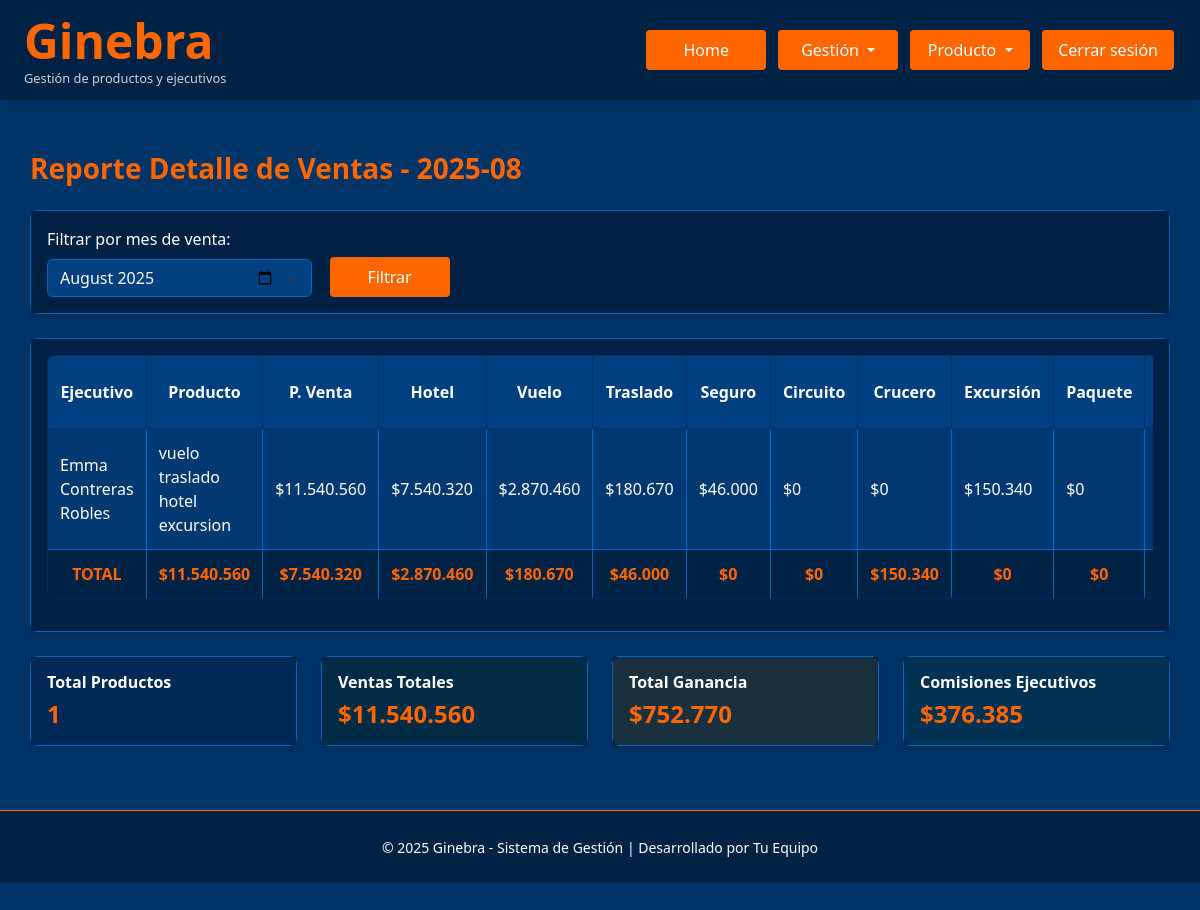
The app's page /reporte_detalle_ventas (signed in) with its own data.
### Ginebra.py (models this page shows)
class Reserva(db.Model):
    id = db.Column(db.Integer, primary_key=True)
    usuario_id = db.Column(db.Integer, db.ForeignKey('usuario.id'), nullable=False)
    fecha_viaje = db.Column(db.Date, nullable=True, index=True)
    fecha_fin_viaje = db.Column(db.Date, nullable=True, index=True)
    fecha_venta = db.Column(db.Date, nullable=True, index=True)
    producto = db.Column(db.String(100), index=True)
    modalidad_pago = db.Column(db.String(100), index=True)
    nombre_pasajero = db.Column(db.String(100), index=True)
    telefono_pasajero = db.Column(db.String(100), index=True)
    mail_pasajero = db.Column(db.String(100), index=True)
    precio_venta_total = db.Column(db.Numeric(12,2), default=Decimal('0.00'), index=True)
    precio_venta_neto = db.Column(db.Numeric(12,2), default=Decimal('0.00'), index=True)
    hotel_neto = db.Column(db.Numeric(12,2), default=Decimal('0.00'), index=True)
    vuelo_neto = db.Column(db.Numeric(12,2), default=Decimal('0.00'), index=True)
    traslado_neto = db.Column(db.Numeric(12,2), default=Decimal('0.00'), index=True)
    seguro_neto = db.Column(db.Numeric(12,2), default=Decimal('0.00'), index=True)
    circuito_neto = db.Column(db.Numeric(12,2), default=Decimal('0.00'), index=True)
    crucero_neto = db.Column(db.Numeric(12,2), default=Decimal('0.00'), index=True)
    excursion_neto = db.Column(db.Numeric(12,2), default=Decimal('0.00'), index=True)
    paquete_neto = db.Column(db.Numeric(12,2), default=Decimal('0.00'), index=True)
    ganancia_total =  db.Column(db.Numeric(12,2), default=Decimal('0.00'), index=True)
    comision_ejecutivo = db.Column(db.Numeric(12,2), default=Decimal('0.00'), index=True)
    comision_agencia = db.Column(db.Numeric(12,2), default=Decimal('0.00'), index=True)
    bonos = db.Column(db.Numeric(12,2), default=Decimal('0.00'), index=True)
    localizadores = db.Column(db.Text, nullable=True)
    nombre_ejecutivo = db.Column(db.String(100), index=True)
    correo_ejecutivo = db.Column(db.String(100), index=True)
    destino = db.Column(db.String(100))
    comentarios = db.Column(db.Text, nullable=True)
    comprobante_venta = db.Column(db.String(200))
    comprobante_pdf = db.Column(db.LargeBinary)
    estado_pago = db.Column(db.Enum(*ESTADO_PAGO_OPTIONS, name='estado_pago_reserva'), default='No Pagado')
    venta_cobrada = db.Column(db.Enum(*VENTA_COBRADA_OPTIONS, name='venta_cobrada_options'), default='No Cobrada')
    venta_emitida = db.Column(db.Enum(*VENTA_EMITIDA_OPTIONS, name='venta_emitida_options'), default='No Emitida')
    opinion = db.Column(db.Enum(*OPINION_OPTIONS, name='estado_opinion_viaje'), default='no')
    postventa = db.Column(db.Enum(*POSTVENTA_OPTIONS, name='estado_postventa_viaje'), default='no')
    estado_postventa = db.Column(db.Enum(*ESTADO_POSTVENTA_OPTIONS, name='estado_postventa_viaje'), default='not ok')
    experiencia = db.Column(db.Text, nullable=True)
    seguimiento = db.Column(db.Text, nullable=True)
    usuario = db.relationship('Usuario', backref=db.backref('reservas', lazy=True))
    empresa_id = db.Column(db.Integer, db.ForeignKey('empresa.id'), nullable=True)
    empresa = db.relationship('Empresa', backref=db.backref('reservas', lazy=True))

### Ginebra.py (the view)
@app.route('/reporte_detalle_ventas')
@login_required
@rol_required('admin', 'master', 'controling')
def reporte_detalle_ventas():
    selected_mes_str = request.args.get('mes', '')
    selected_empresa_id = request.args.get('empresa_id', '')
    empresas = Empresa.query.all()
    if not selected_mes_str:
        today = datetime.now()
        selected_mes_str = today.strftime('%Y-%m')
    try:
        year, month = map(int, selected_mes_str.split('-'))
    except Exception:
        today = datetime.now()
        year, month = today.year, today.month
        selected_mes_str = today.strftime('%Y-%m')
    reservas_query = Reserva.query.join(Usuario)
    reservas_query = reservas_query.filter(
        db.extract('year', Reserva.fecha_venta) == year,
        db.extract('month', Reserva.fecha_venta) == month,
        Usuario.rol.in_(['ejecutivo', 'analista', 'controling'])
    )
    if selected_empresa_id and current_user.rol in ['master', 'admin']:
        reservas_query = reservas_query.filter(Usuario.empresa_id == int(selected_empresa_id))
    elif current_user.rol == 'controling':
        reservas_query = reservas_query.filter(Usuario.empresa_id == current_user.empresa_id)
    reservas = reservas_query.all()
    print(f"[DEBUG reporte_detalle_ventas] Total reservas filtradas: {len(reservas)}")
    for r in reservas:
        print(f"[DEBUG reporte_detalle_ventas] Reserva: id={r.id}, usuario_id={r.usuario_id}, nombre_ejecutivo={getattr(r, 'nombre_ejecutivo', None)}, username={(r.usuario.username if r.usuario else None)}, rol={(r.usuario.rol if r.usuario else None)}")
    datos_comisiones = []
    totales = {
        'precio_venta_total': 0.0,
        'hotel_neto': 0.0,
        'vuelo_neto': 0.0,
        'traslado_neto': 0.0,
        'seguro_neto': 0.0,
        'circuito_neto': 0.0,
        'crucero_neto': 0.0,
        'excursion_neto': 0.0,
        'paquete_neto': 0.0,
        'bonos': 0.0,
        'ganancia_total': 0.0,
        'comision_ejecutivo': 0.0,
        'comision_agencia': 0.0
    }
    for reserva in reservas:
        comision_ejecutivo, comision_agencia, ganancia_total, comision_ejecutivo_porcentaje, _ = calcular_comisiones(reserva, reserva.usuario)
        bonos = reserva.bonos or 0.0
        if getattr(reserva, 'nombre_ejecutivo', None):
            ejecutivo = reserva.nombre_ejecutivo
        elif reserva.usuario:
            ejecutivo = f"{getattr(reserva.usuario, 'nombre', '')} {getattr(reserva.usuario, 'apellidos', '')}"
        else:
            ejecutivo = ''
        datos_comisiones.append({
            'ejecutivo': ejecutivo,
            'reserva': reserva,
            'precio_venta_total': reserva.precio_venta_total,
            'hotel_neto': reserva.hotel_neto,
            'vuelo_neto': reserva.vuelo_neto,
            'traslado_neto': reserva.traslado_neto,
            'seguro_neto': reserva.seguro_neto,
            'circuito_neto': reserva.circuito_neto,
            'crucero_neto': reserva.crucero_neto,
            'excursion_neto': reserva.excursion_neto,
            'paquete_neto': reserva.paquete_neto,
            'bonos': bonos,
            'ganancia_total': ganancia_total,
            'comision_ejecutivo': comision_ejecutivo,
            'comision_agencia': comision_agencia
        })
        totales['precio_venta_total'] += float(reserva.precio_venta_total or 0)
        totales['hotel_neto'] += float(reserva.hotel_neto or 0)
        totales['vuelo_neto'] += float(reserva.vuelo_neto or 0)
        totales['traslado_neto'] += float(reserva.traslado_neto or 0)
        totales['seguro_neto'] += float(reserva.seguro_neto or 0)
        totales['circuito_neto'] += float(reserva.circuito_neto or 0)
        totales['crucero_neto'] += float(reserva.crucero_neto or 0)
        totales['excursion_neto'] += float(reserva.excursion_neto or 0)
        totales['paquete_neto'] += float(reserva.paquete_neto or 0)
        totales['bonos'] += float(bonos or 0)
        totales['ganancia_total'] += float(ganancia_total or 0)
        totales['comision_ejecutivo'] += float(comision_ejecutivo or 0)
        totales['comision_agencia'] += float(comision_agencia or 0)
    fecha_actual = datetime.now()
    meses_anteriores = []
    for i in range(12):
        fecha_mes = fecha_actual - timedelta(days=30*i)
        mes_str = fecha_mes.strftime('%Y-%m')
        mes_nombre = obtener_nombre_mes(fecha_mes.month)
        meses_anteriores.append(f"{mes_str} ({mes_nombre})")
    return render_template('reporte_detalle_ventas.html',
        datos_comisiones=datos_comisiones,
        totales=totales,
        selected_mes_str=selected_mes_str,
        meses_anteriores=meses_anteriores,
        empresas=empresas,
        selected_empresa_id=selected_empresa_id
    )

### templates/reporte_detalle_ventas.html (shortened to what this page needs)
{% extends "base.html" %}
{% block extra_css %}
<link rel="stylesheet" href="{{ url_for('static', filename='reporte_detalle_ventas.css') }}">
{% endblock %}
{% block content %}
<div class="container">
    <div class="d-flex justify-content-between align-items-center mb-4">
        <h3 class="mb-0">Reporte Detalle de Ventas - {{ selected_mes_str }}</h3>
    </div>
    <div class="card mb-4">
        <div class="card-body">
            <form method="GET" class="row g-3 align-items-end">
                <div class="col-md-3">
                    <label for="mes" class="form-label">Filtrar por mes de venta:</label>
                    <input type="month" class="form-select" id="mes" name="mes" value="{{ selected_mes_str or '' }}">
                </div>
                <div class="col-md-2">
                    <button type="submit" class="btn btn-primary">Filtrar</button>
                </div>
            </form>
        </div>
    </div>
    <div class="card">
        <div class="card-body">
            {% if datos_comisiones %}
            <div class="table-responsive">
                <table class="table table-bordered table-hover text-white align-middle">
                    <thead>
                        <tr>
                            <th>Ejecutivo</th>
                            <th>Producto</th>
                            <th>P. Venta</th>
                            <th>Hotel</th>
                            <th>Vuelo</th>
                            <th>Traslado</th>
                            <th>Seguro</th>
                            <th>Circuito</th>
                            <th>Crucero</th>
                            <th>Excursión</th>
                            <th>Paquete</th>
                            <th>Bonos</th>
                        </tr>
                    </thead>
                    <tbody>
                        {% for data in datos_comisiones %}
                        <tr>
                            <td data-label="Ejecutivo">{{ data.ejecutivo }}</td>
                            <td data-label="Producto">{{ data.reserva.producto }}</td>
                            <td data-label="P. Venta">${{ data.precio_venta_total|formato_miles }}</td>
                            <td data-label="Hotel">${{ data.hotel_neto|formato_miles }}</td>
                            <td data-label="Vuelo">${{ data.vuelo_neto|formato_miles }}</td>
                            <td data-label="Traslado">${{ data.traslado_neto|formato_miles }}</td>
                            <td data-label="Seguro">${{ data.seguro_neto|formato_miles }}</td>
                            <td data-label="Circuito">${{ data.circuito_neto|formato_miles }}</td>
                            <td data-label="Crucero">${{ data.crucero_neto|formato_miles }}</td>
                            <td data-label="Excursión">${{ data.excursion_neto|formato_miles }}</td>
                            <td data-label="Paquete">${{ data.paquete_neto|formato_miles }}</td>
                            <td data-label="Bonos">${{ data.bonos|formato_miles }}</td>
                        </tr>
                        {% else %}
                        <tr>
                            <td colspan="14" class="text-center">
                                No hay datos de comisiones para los filtros seleccionados.
                            </td>
                        </tr>
                        {% endfor %}
                    </tbody>
                    <tfoot class="table-dark">
                        <tr>
                            <th>TOTAL</th>
                            <th>${{ totales.precio_venta_total|formato_miles }}</th>
                            <th>${{ totales.hotel_neto|formato_miles }}</th>
                            <th>${{ totales.vuelo_neto|formato_miles }}</th>
                            <th>${{ totales.traslado_neto|formato_miles }}</th>
                            <th>${{ totales.seguro_neto|formato_miles }}</th>
                            <th>${{ totales.circuito_neto|formato_miles }}</th>
                            <th>${{ totales.crucero_neto|formato_miles }}</th>
                            <th>${{ totales.excursion_neto|formato_miles }}</th>
                            <th>${{ totales.paquete_neto|formato_miles }}</th>
                            <th>${{ totales.bonos|formato_miles }}</th>
                            <th>${{ totales.ganancia_total|formato_miles }}</th>
                        </tr>
                    </tfoot>
                </table>
            </div>
            {% else %}
            <div class="alert alert-info">
                <h5>No hay datos disponibles</h5>
                <p>No se encontraron comisiones para los filtros seleccionados.</p>
            </div>
            {% endif %}
        </div>
    </div>
    {% if datos_comisiones %}
    <div class="row mt-4">
        <div class="col-md-3">
            <div class="card bg-primary text-white">
                <div class="card-body">
                    <h5 class="card-title">Total Productos</h5>
                    <h2 class="card-text">{{ datos_comisiones|length }}</h2>
                </div>
            </div>
        </div>
        <div class="col-md-3">
            <div class="card bg-success text-white">
                <div class="card-body">
                    <h5 class="card-title">Ventas Totales</h5>
                    <h3 class="card-text">${{ totales.precio_venta_total|formato_miles }}</h3>
                </div>
            </div>
        </div>
        <div class="col-md-3">
            <div class="card bg-warning text-white">
                <div class="card-body">
                    <h5 class="card-title">Total Ganancia</h5>
                    <h3 class="card-text">${{ totales.ganancia_total|formato_miles }}</h3>
                </div>
            </div>
        </div>
        <div class="col-md-3">
            <div class="card bg-info text-white">
                <div class="card-body">
                    <h5 class="card-title">Comisiones Ejecutivos</h5>
                    <h3 class="card-text">${{ totales.comision_ejecutivo|formato_miles }}</h3>
                </div>
            </div>
        </div>
    </div>
    {% endif %}
</div>
{% endblock %}

### records on screen
Reserva: ejecutivo "Emma Contreras Robles", reserva.producto "vuelo traslado hotel excursion", precio_venta_total "11.540.560", hotel_neto "7.540.320", vuelo_neto "2.870.460", traslado_neto "180.670", seguro_neto "46.000", circuito_neto "0", crucero_neto "0", excursion_neto "150.340", paquete_neto "0"

### other values on screen
{{ selected_mes_str }} "2025-08"
{{ totales.precio_venta_total|formato_miles }} "11.540.560"
{{ totales.hotel_neto|formato_miles }} "7.540.320"
{{ totales.vuelo_neto|formato_miles }} "2.870.460"
{{ totales.traslado_neto|formato_miles }} "180.670"
{{ totales.seguro_neto|formato_miles }} "46.000"
{{ totales.circuito_neto|formato_miles }} "0"
{{ totales.crucero_neto|formato_miles }} "0"
{{ totales.excursion_neto|formato_miles }} "150.340"
{{ totales.paquete_neto|formato_miles }} "0"
{{ totales.bonos|formato_miles }} "0"
{{ datos_comisiones|length }} "1"
{{ totales.ganancia_total|formato_miles }} "752.770"
{{ totales.comision_ejecutivo|formato_miles }} "376.385"
